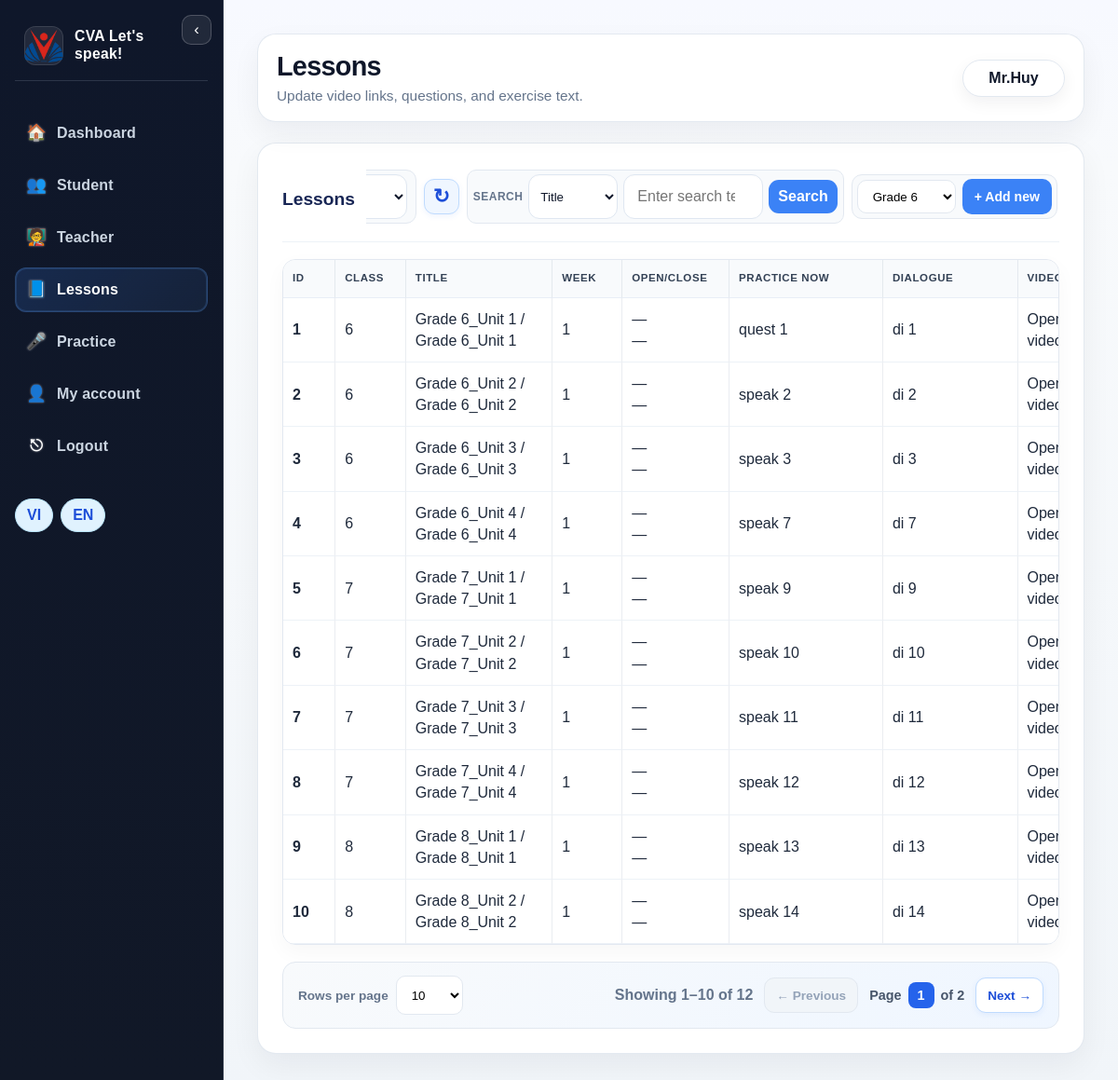
Screenshot of /teacher/lessons (signed in) with the database file from the repository.
### tables this page shows
CREATE TABLE users (
            id INTEGER PRIMARY KEY AUTOINCREMENT,
            full_name TEXT NOT NULL,
            email TEXT UNIQUE NOT NULL,
            password TEXT NOT NULL,
            role TEXT NOT NULL,
            class_name TEXT,
            created_at TEXT DEFAULT CURRENT_TIMESTAMP
        , is_active INTEGER DEFAULT 1, total_points INTEGER DEFAULT 0, average_score REAL DEFAULT 0, username TEXT);

CREATE TABLE lessons (
                id INTEGER PRIMARY KEY AUTOINCREMENT,
                title_en TEXT NOT NULL,
                title_vi TEXT NOT NULL,
                level TEXT NOT NULL,
                class_level INTEGER DEFAULT 6,
                topic_en TEXT NOT NULL,
                topic_vi TEXT NOT NULL,
                goal_en TEXT NOT NULL,
                goal_vi TEXT NOT NULL,
                video_url TEXT,
                vocabulary TEXT,
                dialogue TEXT,
                sample_question TEXT,
                speaking_question TEXT,
                expected_answer TEXT,
                sentence_words TEXT,
                exercise_text_vi TEXT,
                exercise_text_en TEXT,
                task_3_text TEXT,
                task_4_text TEXT,
                week_number INTEGER DEFAULT 1,
                open_date TEXT,
                close_date TEXT,
                created_at TEXT DEFAULT CURRENT_TIMESTAMP
            );

### app.py (the view)
@app.route('/teacher/lessons')
def teacher_lessons():
    user = require_login()
    if not user or user['role'] != 'teacher':
        return redirect(url_for('login'))
    page = max(1, request.args.get('page', default=1, type=int) or 1)
    per_page = get_page_size()
    class_filter = request.args.get('class_level', '').strip()
    search_field = request.args.get('search_field', 'title')
    search_query = request.args.get('q', '').strip()
    lesson_search_fields = {
        'title': "COALESCE(title_en, '') || ' ' || COALESCE(title_vi, '')",
        'class': 'class_level',
        'week': 'week_number',
    }
    if search_field not in lesson_search_fields:
        search_field = 'title'
    conn = get_db()
    filters = []
    filter_params = []
    if class_filter and class_filter in {'6', '7', '8', '9'}:
        filters.append('class_level = ?')
        filter_params.append(int(class_filter))
    if search_query:
        filters.append(f'{lesson_search_fields[search_field]} LIKE ?')
        filter_params.append(f'%{search_query}%')
    where_clause = f"WHERE {' AND '.join(filters)}" if filters else ''
    total_lessons = conn.execute(
        f'SELECT COUNT(*) AS count FROM lessons {where_clause}',
        filter_params
    ).fetchone()['count']
    total_pages = max(1, (total_lessons + per_page - 1) // per_page)
    page = min(page, total_pages)
    lessons = conn.execute(
        f'SELECT * FROM lessons {where_clause} ORDER BY id LIMIT ? OFFSET ?',
        (*filter_params, per_page, (page - 1) * per_page)
    ).fetchall()
    conn.close()
    lessons = [dict(item) for item in lessons]
    warning = session.pop('google_sync_warning', None)
    sync_success = session.pop('google_sync_success', False)
    return render_template('teacher_lessons.html', user=user, lessons=lessons, page=page, total_pages=total_pages, per_page=per_page, page_size_options=PAGE_SIZE_OPTIONS, total_items=total_lessons, warning=warning, sync_success=sync_success, search_field=search_field, search_query=search_query)

### app.py (called while the page is built)
def is_headteacher(user):
    if not user:
        return False
    user_fields = set(user.keys()) if hasattr(user, 'keys') else set(user)
    user_id = user['id'] if 'id' in user_fields else None
    role = str(user['role'] if 'role' in user_fields else '').strip().lower()
    if role != 'teacher':
        return False
    if (
        user_id is not None
        and has_request_context()
        and session.get('headteacher_claim_user_id') == user_id
    ):
        return session.get('headteacher_user_id') == user_id
    username = user['username'] if 'username' in user_fields else ''
    return normalize_username(username) == 'huynt'

@app.context_processor
def inject_headteacher_navigation():
    current_user = require_login()
    return {'is_headteacher': is_headteacher(current_user)}

def get_page_size():
    try:
        page_size = int(request.args.get('per_page', 10))
    except (TypeError, ValueError):
        return 10
    return page_size if page_size in PAGE_SIZE_OPTIONS else 10

def get_db():
    conn = sqlite3.connect(DATA_FILE, timeout=30)
    conn.execute('PRAGMA busy_timeout = 30000')
    conn.row_factory = sqlite3.Row
    return conn

@app.context_processor
def inject_i18n():
    lang = session.get('lang', 'en') or 'en'
    return {
        'lang': lang,
        't': lambda key: TRANSLATIONS.get(lang, TRANSLATIONS['en']).get(key, key),
    }

def require_login():
    user_id = session.get('user_id')
    if not user_id:
        return None
    conn = get_db()
    user = conn.execute('SELECT * FROM users WHERE id = ?', (user_id,)).fetchone()
    conn.close()
    return user

### templates/teacher_lessons.html (shortened to what this page needs)
<!DOCTYPE html>
<html lang="en">
<head>
    <link rel="stylesheet" href="{{ url_for('static', filename='css/styles.css') }}">
</head>
<body>
    <div class="app-shell teacher-workspace-shell">
        <aside class="sidebar">
            <button class="sidebar-toggle" type="button" aria-label="Toggle sidebar">☰</button>
            <div class="logo-wrap">
                <span class="logo-mark"><img src="{{ url_for('static', filename='images/cva-logo.png') }}" alt="CVA logo"></span>
                <span class="logo-text">CVA Let's speak!</span>
            </div>
            <nav>
                <a href="{{ url_for('dashboard') }}"><span class="nav-icon">🏠</span><span class="nav-label">{{ t('dashboard') }}</span></a>
                <a href="{{ url_for('teacher_students') }}"><span class="nav-icon">👥</span><span class="nav-label">{{ t('student') }}</span></a>
                {% if is_headteacher %}<a href="{{ url_for('teacher_accounts') }}"><span class="nav-icon">🧑‍🏫</span><span class="nav-label">Teacher</span></a>{% endif %}
                <a class="active" href="{{ url_for('teacher_lessons') }}"><span class="nav-icon">📘</span><span class="nav-label">{{ t('lessons') }}</span></a>
                <a href="{{ url_for('practice_page') }}"><span class="nav-icon">🎤</span><span class="nav-label">Practice</span></a>
                <a href="{{ url_for('teacher_profile') }}"><span class="nav-icon">👤</span><span class="nav-label">My account</span></a>
                <a href="{{ url_for('logout') }}"><span class="nav-icon">⎋</span><span class="nav-label">{{ t('logout') }}</span></a>
            </nav>
            <div class="language-switcher sidebar-lang">
                <button type="button" data-lang="vi" class="lang-btn {% if lang == 'vi' %}active{% endif %}">VI</button>
                <button type="button" data-lang="en" class="lang-btn {% if lang == 'en' %}active{% endif %}">EN</button>
            </div>
        </aside>
        <main class="main-panel">
            <header class="topbar">
                <div>
                    <h2>{{ t('lessons') }}</h2>
                    <p>Update video links, questions, and exercise text.</p>
                </div>
                <div class="user-box">{{ user.full_name }}</div>
            </header>
            <section class="card wide-card">
                <div class="card-header lesson-toolbar">
                    <h3>{{ t('lessons') }}</h3>
                    <div class="table-actions lesson-toolbar-actions">
                        <form method="GET" action="{{ url_for('teacher_lessons') }}" class="inline-form lesson-filter-form">
                            <select id="class_level_filter" name="class_level" class="form-control mini-select" onchange="this.form.submit()">
                                <option value="">All grades</option>
                            </select>
                        </form>
                        <form method="POST" action="{{ url_for('teacher_sync_google') }}" class="inline-form" onsubmit="return confirm('Sync the Lesson list with Google Sheets now?');">
                            <button class="sync-icon-btn" type="submit" title="Sync Lesson list with Google Sheets" aria-label="Sync Lesson list with Google Sheets"><span aria-hidden="true">↻</span></button>
                        </form>
                        <form method="GET" action="{{ url_for('teacher_lessons') }}" class="list-search-form">
                            <label class="mini-label" for="lesson-search-field">Search</label>
                            <select id="lesson-search-field" name="search_field" class="form-control mini-select">
                                <option value="title" {% if search_field == 'title' %}selected{% endif %}>Title</option>
                            </select>
                            <input type="search" name="q" class="form-control search-query-input" value="{{ search_query }}" placeholder="Enter search text">
                            <button class="primary-btn" type="submit">Search</button>
                        </form>
                        <form method="POST" action="{{ url_for('teacher_new_lesson') }}" class="inline-form lesson-create-form">
                            <select name="class_level" class="mini-select">
                                <option value="6">Grade 6</option>
                            </select>
                            <button class="primary-btn" type="submit">+ Add new</button>
                        </form>
                    </div>
                </div>
                <div class="table-wrap">
                    <table class="data-table">
                        <thead>
                            <tr>
                                <th class="table-head-compact">ID</th>
                                <th class="table-head-compact table-head-nowrap">Class</th>
                                <th class="table-head-compact table-head-nowrap">Title</th>
                                <th class="table-head-compact table-head-nowrap">Week</th>
                                <th class="table-head-compact table-head-nowrap">Open/Close</th>
                                <th class="table-head-compact table-head-nowrap">Practice now</th>
                                <th class="table-head-compact table-head-nowrap">Dialogue</th>
                                <th class="table-head-compact">Video</th>
                            </tr>
                        </thead>
                        <tbody>
                            {% for lesson in lessons %}
                            <tr>
                                <td class="table-id-cell">{{ lesson.id }}</td>
                                <td class="table-single-line">{{ lesson.class_level or '6' }}</td>
                                <td class="table-long-text table-two-line" title="{{ lesson.title_en or lesson.title_vi }}{% if lesson.title_vi and lesson.title_en %} / {{ lesson.title_vi }}{% endif %}">
                                    {{ lesson.title_en or lesson.title_vi }}{% if lesson.title_vi and lesson.title_en %} / {{ lesson.title_vi }}{% endif %}
                                </td>
                                <td class="table-single-line">{{ lesson.week_number or 1 }}</td>
                                <td class="table-date-stack">
                                    <span>{{ lesson.open_date or '—' }}</span>
                                    <span>{{ lesson.close_date or '—' }}</span>
                                </td>
                                <td class="table-long-text table-two-line" title="{{ lesson.speaking_question or lesson.sample_question or '—' }}">
                                    {{ lesson.speaking_question or lesson.sample_question or '—' }}
                                </td>
                                <td class="table-long-text table-two-line" title="{{ lesson.dialogue or '—' }}">
                                    {{ lesson.dialogue or '—' }}
                                </td>
                                <td class="table-url-cell">
                                    {% if lesson.video_url %}
                                        <a href="{{ lesson.video_url }}" target="_blank" rel="noopener noreferrer" title="{{ lesson.video_url }}">Open video</a>
                                    {% else %}
                                        —
                                    {% endif %}
                                </td>
                            </tr>
                            {% endfor %}
                        </tbody>
                    </table>
                </div>
                <div class="pagination">
                    <form method="GET" action="{{ url_for('teacher_lessons') }}" class="page-size-form">
                        <label for="lesson-page-size">Rows per page</label>
                        <select id="lesson-page-size" name="per_page" class="mini-select" onchange="this.form.submit()">
                            {% for size in page_size_options %}
                            <option value="{{ size }}" {% if size == per_page %}selected{% endif %}>{{ size }}</option>
                            {% endfor %}
                        </select>
                    </form>
                    <span>Showing {{ (page - 1) * per_page + 1 if total_items else 0 }}–{{ [page * per_page, total_items]|min }} of {{ total_items }}</span>
                    {% if page > 1 %}
                    <a href="{{ url_for('teacher_lessons', page=page-1, per_page=per_page, class_level=request.args.get('class_level', ''), search_field=search_field, q=search_query) }}" class="page-btn page-nav-btn" aria-label="Previous page">← Previous</a>
                    {% else %}
                    <span class="page-btn page-nav-btn is-disabled" aria-disabled="true">← Previous</span>
                    {% endif %}
                    <span class="page-current">Page <strong>{{ page }}</strong> of {{ total_pages }}</span>
                    {% if page < total_pages %}
                    <a href="{{ url_for('teacher_lessons', page=page+1, per_page=per_page, class_level=request.args.get('class_level', ''), search_field=search_field, q=search_query) }}" class="page-btn page-nav-btn" aria-label="Next page">Next →</a>
                    {% else %}
                    <span class="page-btn page-nav-btn is-disabled" aria-disabled="true">Next →</span>
                    {% endif %}
                </div>
            </section>
        </main>
    </div>
</body>
</html>

### rows the page displays
users: full_name "Mr.Huy"
lessons: id "1", class_level "6", title_en "Grade 6_Unit 1", title_vi "Grade 6_Unit 1", week_number "1", open_date "—", close_date "—", speaking_question "quest 1", dialogue "di 1"
lessons: id "2", class_level "6", title_en "Grade 6_Unit 2", title_vi "Grade 6_Unit 2", week_number "1", open_date "—", close_date "—", speaking_question "speak 2", dialogue "di 2"
lessons: id "3", class_level "6", title_en "Grade 6_Unit 3", title_vi "Grade 6_Unit 3", week_number "1", open_date "—", close_date "—", speaking_question "speak 3", dialogue "di 3"
lessons: id "4", class_level "6", title_en "Grade 6_Unit 4", title_vi "Grade 6_Unit 4", week_number "1", open_date "—", close_date "—", speaking_question "speak 7", dialogue "di 7"
lessons: id "5", class_level "7", title_en "Grade 7_Unit 1", title_vi "Grade 7_Unit 1", week_number "1", open_date "—", close_date "—", speaking_question "speak 9", dialogue "di 9"
lessons: id "6", class_level "7", title_en "Grade 7_Unit 2", title_vi "Grade 7_Unit 2", week_number "1", open_date "—", close_date "—", speaking_question "speak 10", dialogue "di 10"
lessons: id "7", class_level "7", title_en "Grade 7_Unit 3", title_vi "Grade 7_Unit 3", week_number "1", open_date "—", close_date "—", speaking_question "speak 11", dialogue "di 11"
lessons: id "8", class_level "7", title_en "Grade 7_Unit 4", title_vi "Grade 7_Unit 4", week_number "1", open_date "—", close_date "—", speaking_question "speak 12", dialogue "di 12"
lessons: id "9", class_level "8", title_en "Grade 8_Unit 1", title_vi "Grade 8_Unit 1", week_number "1", open_date "—", close_date "—", speaking_question "speak 13", dialogue "di 13"
lessons: id "10", class_level "8", title_en "Grade 8_Unit 2", title_vi "Grade 8_Unit 2", week_number "1", open_date "—", close_date "—", speaking_question "speak 14", dialogue "di 14"

### other values shown
{{ t('dashboard') }} "Dashboard"
{{ t('student') }} "Student"
{{ t('lessons') }} "Lessons"
{{ t('logout') }} "Logout"
{{ (page - 1) * per_page + 1 if total_items else 0 }} "1"
{{ [page * per_page, total_items]|min }} "10"
{{ total_items }} "12"
{{ page }} "1"
{{ total_pages }} "2"
form field per_page "10"
